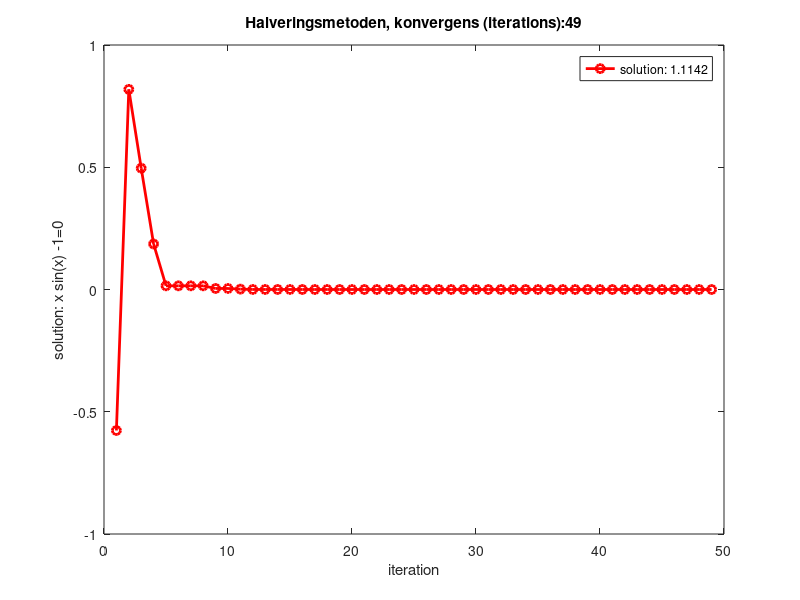
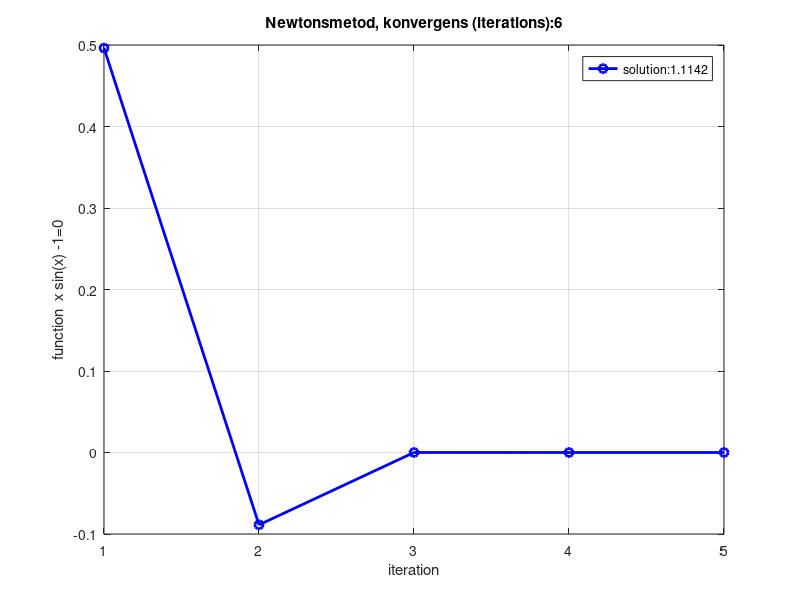
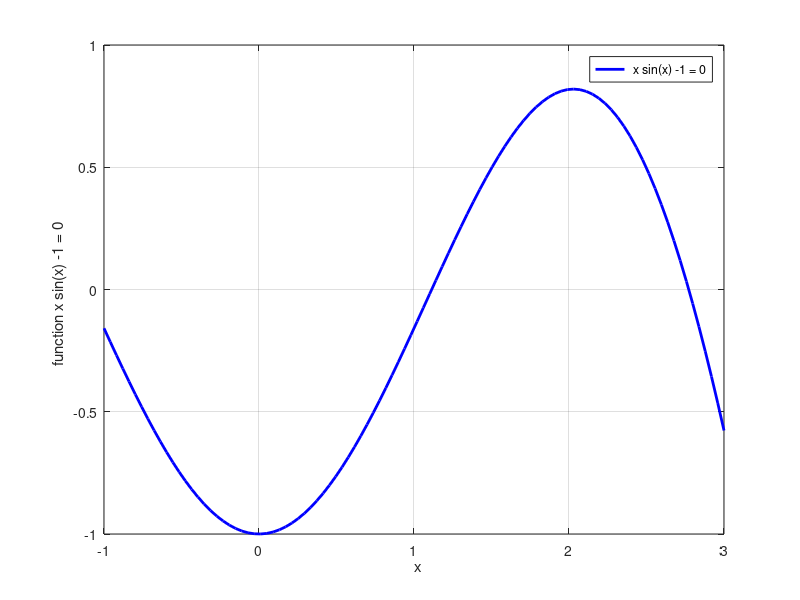

These figures' MATLAB source, in order:
close all;

tolerance = 10e-15;

%fun = @(x)x^10 - 10^10;
fun = @(x) x*sin(x) -1;

% definition av intervalet [n,p]

n= -1.0;
p=3.0;
it=0;


% Halveringsmetoden

	  while abs(n - p) > tolerance
m = (n + p)/2;
         if fun(m) < 0 
  n = m;
         else
	   p = m;
        end

	it = it+1;

%func_val(it) = abs(fun(p) - 10.0);

func_val(it) = fun(p);

iteration(it) = it;
end

	
figure

plot(iteration,  func_val,'o r-',  'LineWidth',2)
 xlabel('iteration')
  ylabel('solution: x sin(x) -1=0')

  legend(['solution: ', num2str(p)]);
title(['Halveringsmetoden, konvergens (iterations):',num2str(it)]);


% Newtons metod

y=0;
iteration_newton = 0;
func_newton = 0;
error_newton = 0;

%Initialiseringen: init guess
y(1) = 1.5
%y(1) = 7;
k=2;

iteration_newton(1) = 1;
func_newton(1) =fun(y(1));
%error_newton(1) = abs(10.0 - func_newton(1));
numerator =  fun(y(1));
denominator = sin(y(1)) + y(1)*cos(y(1));
y(2) = y(1) - numerator/denominator;
  
% Main Newton's iterations  
while abs( y(k) - y(k-1) ) > tolerance

numerator =  fun(y(k));
denominator = sin(y(k)) + y(k)*cos(y(k))  ;
y(k+1) = y(k) - numerator/denominator;
iteration_newton(k) = k;
func_newton(k) =fun(y(k));

k = k+1;
  end


figure
 % plot(iteration_newton,error_newton, 'o b-','LineWidth',2)
 plot(iteration_newton,func_newton, 'o b-','LineWidth',2)
  
  xlabel('iteration')
  ylabel('function  x sin(x) -1=0')
grid on
 legend(['solution:',num2str(y(k))]);
 title(['Newtonsmetod, konvergens (iterations):',num2str(k)])

n= -1.0;
p=3.0;
x_exact = linspace(n, p);
N = size(x_exact,2);
 for i = 1:N
	    func_exact(i) =fun(x_exact(i));
end

figure

plot(x_exact,func_exact, ' b-','LineWidth',2)
 legend(' x sin(x) -1 = 0 ');

  xlabel('  x')
  ylabel('function x sin(x) -1 = 0  ')

grid on
iteration


 iteration_newton
